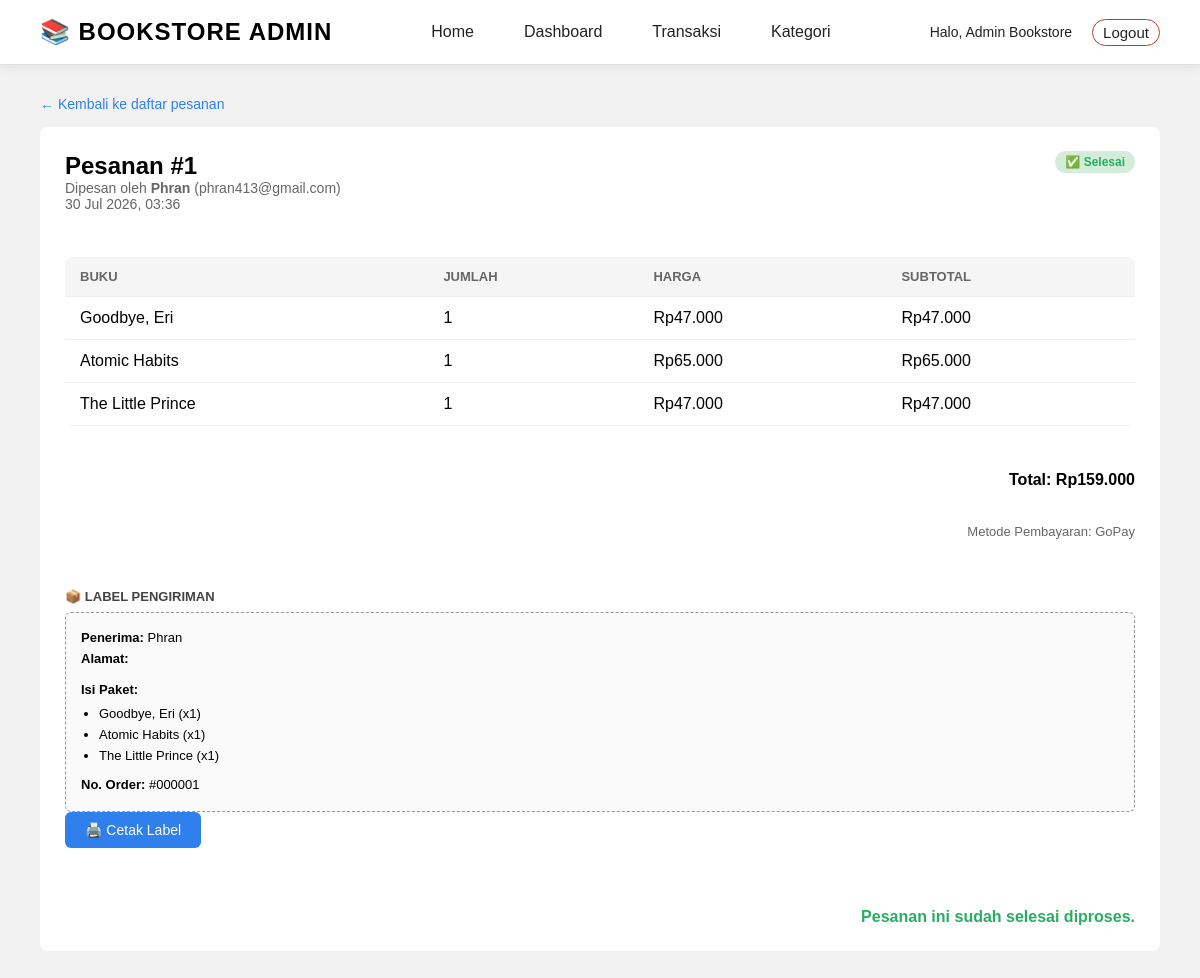
Screenshot of /admin/transaksi_detail.php?id=1 (signed in) with the database file from the repository.
### tables this page shows
CREATE TABLE `orders` (
  `id` int(11) NOT NULL AUTO_INCREMENT,
  `user_id` int(11) NOT NULL,
  `total_harga` decimal(12,2) NOT NULL,
  `metode_pembayaran` varchar(50) NOT NULL,
  `alamat_pengiriman` text DEFAULT NULL,
  `status` varchar(20) DEFAULT 'Berhasil',
  `created_at` timestamp NOT NULL DEFAULT current_timestamp(),
  PRIMARY KEY (`id`),
  KEY `user_id` (`user_id`),
  CONSTRAINT `orders_ibfk_1` FOREIGN KEY (`user_id`) REFERENCES `users` (`id`) ON DELETE CASCADE
);

CREATE TABLE `users` (
  `id` int(11) NOT NULL AUTO_INCREMENT,
  `nama` varchar(100) NOT NULL,
  `email` varchar(100) NOT NULL,
  `password` varchar(255) NOT NULL,
  `role` enum('admin','user') DEFAULT 'user',
  `created_at` timestamp NOT NULL DEFAULT current_timestamp(),
  PRIMARY KEY (`id`),
  UNIQUE KEY `email` (`email`)
);

CREATE TABLE `order_items` (
  `id` int(11) NOT NULL AUTO_INCREMENT,
  `order_id` int(11) NOT NULL,
  `book_id` int(11) DEFAULT NULL,
  `judul` varchar(150) NOT NULL,
  `harga` decimal(10,2) NOT NULL,
  `jumlah` int(11) NOT NULL,
  `subtotal` decimal(12,2) NOT NULL,
  PRIMARY KEY (`id`),
  KEY `fk_order_items_order` (`order_id`),
  KEY `fk_order_items_book` (`book_id`),
  CONSTRAINT `fk_order_items_book` FOREIGN KEY (`book_id`) REFERENCES `books` (`id`) ON DELETE SET NULL,
  CONSTRAINT `fk_order_items_order` FOREIGN KEY (`order_id`) REFERENCES `orders` (`id`) ON DELETE CASCADE
);

### admin/transaksi_detail.php (the view, shortened to what this page needs)
<?php
include '../config.php';
$id = $_GET['id'];
$stmt = mysqli_prepare($conn, "
    SELECT orders.*, users.nama AS nama_user, users.email AS email_user
    FROM orders
    JOIN users ON orders.user_id = users.id
    WHERE orders.id = ?
");
mysqli_stmt_bind_param($stmt, "i", $id);
mysqli_stmt_execute($stmt);
$result = mysqli_stmt_get_result($stmt);
$order = mysqli_fetch_assoc($result);
$stmt_items = mysqli_prepare($conn, "SELECT * FROM order_items WHERE order_id = ?");
mysqli_stmt_bind_param($stmt_items, "i", $id);
mysqli_stmt_execute($stmt_items);
$result_items = mysqli_stmt_get_result($stmt_items);
$items = [];
while ($row = mysqli_fetch_assoc($result_items)) {
    $items[] = $row;
}
?>
<!DOCTYPE html>
<html lang="id">
<head>
    <link rel="stylesheet" href="../assets/css/style.css">
</head>
<body>
    <header class="navbar">
        <div class="logo">📚 BOOKSTORE ADMIN</div>
        <nav class="nav-links">
            <a href="index.php">Home</a>
            <a href="dashboard.php">Dashboard</a>
            <a href="transaksi.php">Transaksi</a>
            <a href="kategori.php">Kategori</a>
        </nav>
        <div class="nav-icons">
            <span class="user-info">Halo, <?php echo $_SESSION['nama']; ?></span>
            <a href="../logout.php" class="logout-link">Logout</a>
        </div>
    </header>
    <section class="admin-section">
        <a href="transaksi.php" class="back-link print-hide">&larr; Kembali ke daftar pesanan</a>
        <div class="transaksi-detail-box" style="flex-direction:column;">
            <div class="print-hide" style="display:flex; justify-content:space-between; align-items:flex-start; margin-bottom:15px;">
                <div>
                    <h2>Pesanan #<?php echo $order['id']; ?></h2>
                    <p style="color:#666; font-size:14px;">
                        Dipesan oleh <strong><?php echo $order['nama_user']; ?></strong> (<?php echo $order['email_user']; ?>)
                        <br>
                        <?php echo date('d M Y, H:i', strtotime($order['created_at'])); ?>
                    </p>
                </div>
                <div>
                    <?php if ($order['status'] == 'Menunggu Diproses') { ?>
                        <span class="status-pending">⏳ Menunggu Diproses</span>
                    <?php } else { ?>
                        <span class="status-selesai">✅ Selesai</span>
                    <?php } ?>
                </div>
            </div>
            <table class="admin-table print-hide" style="margin-bottom:15px;">
                <thead>
                    <tr>
                        <th>Buku</th>
                        <th>Jumlah</th>
                        <th>Harga</th>
                        <th>Subtotal</th>
                    </tr>
                </thead>
                <tbody>
                    <?php foreach ($items as $item) { ?>
                        <tr>
                            <td><?php echo $item['judul']; ?></td>
                            <td><?php echo $item['jumlah']; ?></td>
                            <td>Rp<?php echo number_format($item['harga'], 0, ',', '.'); ?></td>
                            <td>Rp<?php echo number_format($item['subtotal'], 0, ',', '.'); ?></td>
                        </tr>
                    <?php } ?>
                </tbody>
            </table>
            <p class="print-hide" style="text-align:right; font-size:16px; margin-bottom:5px;">
                <strong>Total: Rp<?php echo number_format($order['total_harga'], 0, ',', '.'); ?></strong>
            </p>
            <p class="print-hide" style="text-align:right; font-size:13px; color:#666; margin-bottom:20px;">
                Metode Pembayaran: <?php echo $order['metode_pembayaran']; ?>
            </p>
            <div class="shipping-label">
                <p class="shipping-label-title">📦 LABEL PENGIRIMAN</p>
                <div class="shipping-label-box">
                    <p><strong>Penerima:</strong> <?php echo $order['nama_user']; ?></p>
                    <p><strong>Alamat:</strong></p>
                    <p style="margin-top:10px;"><strong>Isi Paket:</strong></p>
                    <ul style="margin:4px 0 0 18px; padding:0;">
                        <?php foreach ($items as $item) { ?>
                            <li><?php echo $item['judul']; ?> (x<?php echo $item['jumlah']; ?>)</li>
                        <?php } ?>
                    </ul>
                    <p style="margin-top:8px;"><strong>No. Order:</strong> #<?php echo str_pad($order['id'], 6, '0', STR_PAD_LEFT); ?></p>
                </div>
                <button type="button" onclick="window.print()" class="btn-print print-hide">🖨️ Cetak Label</button>
            </div>
            <?php if ($order['status'] == 'Menunggu Diproses') { ?>
                <form method="POST" action="" class="print-hide" style="text-align:right;">
                    <input type="hidden" name="action" value="proses_pesanan">
                    <button type="submit" class="btn-checkout" style="border:none; cursor:pointer;">
                        ✅ Proses Pesanan Ini
                    </button>
                </form>
            <?php } else { ?>
                <p class="print-hide" style="text-align:right; color:#27ae60; font-weight:bold;">
                    Pesanan ini sudah selesai diproses.
                </p>
            <?php } ?>
        </div>
    </section>
</body>
</html>

### assets/css/style.css (style rules this page uses)
* { margin: 0; padding: 0; box-sizing: border-box; font-family: Arial, sans-serif; }
body { background-color: #f2f2f2; }
.navbar { display:flex; justify-content:space-between; align-items:center; padding:18px 40px; background:white; border-bottom: 1px solid #e0e0e0; box-shadow:0 2px 10px rgba(0,0,0,.08); position:sticky; top:0; z-index:999; }
.logo { font-size:24px; font-weight:bold; letter-spacing:1px; }
.nav-links { display:flex; gap:50px; }
.nav-links a { text-decoration:none; color:#222; transition:.2s; }
.nav-icons { display:flex; gap:20px; align-items:center; }
.nav-icons a { text-decoration:none; color:#222; font-size: 15px; }
.user-info { display: flex; align-items: center; gap: 6px; font-size: 14px; color: #222; }
.logout-link { text-decoration: none; color: #c0392b; font-size: 13px; border: 1px solid #c0392b; padding: 4px 10px; border-radius: 15px; }
.admin-section { padding: 30px 40px; }
.admin-table { width: 100%; border-collapse: collapse; background: white; border-radius: 8px; overflow: hidden; }
.admin-table th, .admin-table td { padding: 12px 15px; text-align: left; border-bottom: 1px solid #eee; }
.admin-table th { background: #f5f5f5; font-size: 13px; text-transform: uppercase; color: #666; }
.back-link { display: inline-block; margin-bottom: 15px; text-decoration: none; color: #2f80ed; font-size: 14px; }
.transaksi-detail-box { display: flex; gap: 30px; background: white; padding: 25px; border-radius: 8px; }
.status-selesai { background: #d4edda; color: #27ae60; padding: 4px 10px; border-radius: 12px; font-size: 12px; font-weight: bold; }
.shipping-label { margin-bottom: 20px; }
.shipping-label-title { font-weight: bold; font-size: 13px; margin-bottom: 8px; color: #444; }
.shipping-label-box { background: #fafafa; border: 1px dashed #999; border-radius: 6px; padding: 15px; font-size: 13px; line-height: 1.6; }
.btn-print { background: #2f80ed; color: white; border: none; padding: 10px 20px; border-radius: 6px; font-size: 14px; cursor: pointer; margin-bottom: 10px; }

### rows the page displays
orders: id "1", user.nama "Phran", user.email "phran413@gmail.com", created_at "30 Jul 2026, 03:36", total_harga "159.000", metode_pembayaran "GoPay", id "000001"
order_items: judul "Goodbye, Eri", jumlah "1", harga "47.000", subtotal "47.000"
order_items: judul "Atomic Habits", jumlah "1", harga "65.000", subtotal "65.000"
order_items: judul "The Little Prince", jumlah "1", harga "47.000", subtotal "47.000"

### other values shown
$_SESSION['nama'] "Admin Bookstore"
